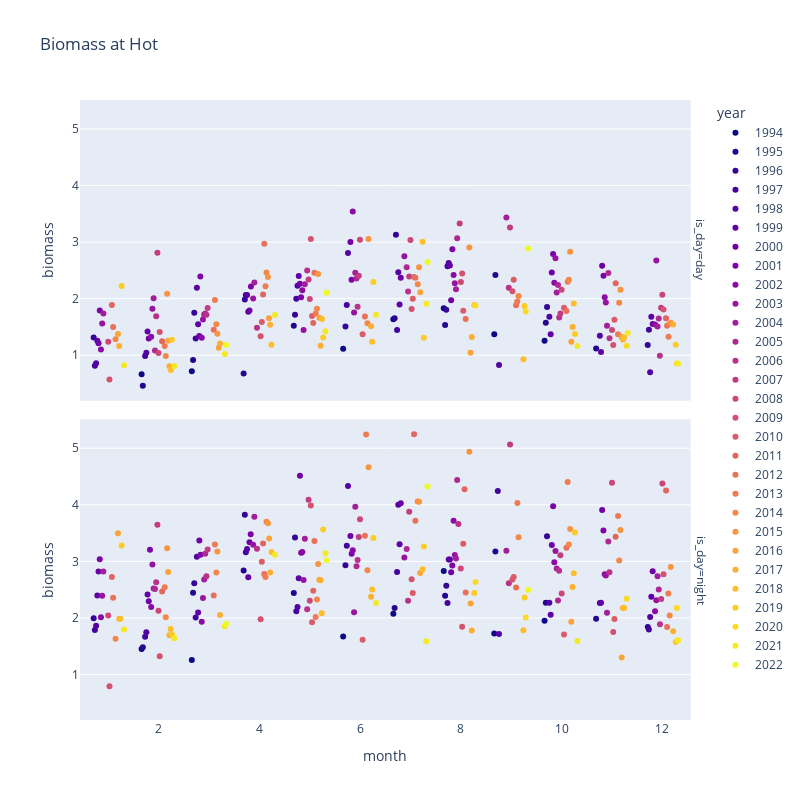

Notebook source saved alongside this figure:
### Code cell
cmap = plt.get_cmap("RdBu_r")
cmap = plt.get_cmap("plasma")
n_colors = data_df.year.unique().size
rgba_colors = [cmap(i / (n_colors - 1)) for i in range(n_colors)]
hex_colors = [mcolors.to_hex(c) for c in rgba_colors]

px.strip(
    data_df,
    x="month",
    y="biomass",
    color="year",
    facet_row="is_day",
    title=f"Biomass at {station}",
    color_discrete_sequence=hex_colors,
).update_layout(height=800, width=800)

### Figure 1 — Plotly figure (JSON) as saved in the notebook; plotly's stock layout.template omitted (floating-point values rounded to 4 significant figures)
{"data": [{"alignmentgroup": "True", "boxpoints": "all", "fillcolor": "rgba(255,255,255,0)", "hoveron": "points", "hovertemplate": "year=1994<br>is_day=day<br>month=%{x}<br>biomass=%{y}<extra></extra>", "legendgroup": "1994", "line": {"color": "rgba(255,255,255,0)"}, "marker": {"color": "#0d0887"}, "name": "1994", "offsetgroup": "1994", "orientation": "v", "pointpos": 0, "showlegend": true, "type": "box", "x": [2, 3, 6, 7, 8, 9, 10], "x0": " ", "xaxis": "x2", "y": [0.6638, 0.7186, 1.116, 1.636, 1.831, 1.371, 1.254], "y0": " ", "yaxis": "y2"}, {"alignmentgroup": "True", "boxpoints": "all", "fillcolor": "rgba(255,255,255,0)", "hoveron": "points", "hovertemplate": "year=1994<br>is_day=night<br>month=%{x}<br>biomass=%{y}<extra></extra>", "legendgroup": "1994", "line": {"color": "rgba(255,255,255,0)"}, "marker": {"color": "#0d0887"}, "name": "1994", "offsetgroup": "1994", "orientation": "v", "pointpos": 0, "showlegend": false, "type": "box", "x": [2, 3, 6, 7, 8, 9, 10], "x0": " ", "xaxis": "x", "y": [1.451, 1.258, 1.672, 2.076, 2.832, 1.725, 1.949], "y0": " ", "yaxis": "y"}, {"alignmentgroup": "True", "boxpoints": "all", "fillcolor": "rgba(255,255,255,0)", "hoveron": "points", "hovertemplate": "year=1995<br>is_day=day<br>month=%{x}<br>biomass=%{y}<extra></extra>", "legendgroup": "1995", "line": {"color": "rgba(255,255,255,0)"}, "marker": {"color": "#240691"}, "name": "1995", "offsetgroup": "1995", "orientation": "v", "pointpos": 0, "showlegend": true, "type": "box", "x": [2, 3, 4, 5, 7, 8, 9, 10, 11], "x0": " ", "xaxis": "x2", "y": [0.4625, 0.9181, 0.6779, 1.519, 1.656, 1.535, 2.418, 1.574, 1.121], "y0": " ", "yaxis": "y2"}, {"alignmentgroup": "True", "boxpoints": "all", "fillcolor": "rgba(255,255,255,0)", "hoveron": "points", "hovertemplate": "year=1995<br>is_day=night<br>month=%{x}<br>biomass=%{y}<extra></extra>", "legendgroup": "1995", "line": {"color": "rgba(255,255,255,0)"}, "marker": {"color": "#240691"}, "name": "1995", "offsetgroup": "1995", "orientation": "v", "pointpos": 0, "showlegend": false, "type": "box", "x": [2, 3, 4, 5, 7, 8, 9, 10, 11], "x0": " ", "xaxis": "x", "y": [1.484, 2.447, 2.838, 2.442, 2.174, 2.394, 3.173, 2.271, 1.986], "y0": " ", "yaxis": "y"}, {"alignmentgroup": "True", "boxpoints": "all", "fillcolor": "rgba(255,255,255,0)", "hoveron": "points", "hovertemplate": "year=1996<br>is_day=day<br>month=%{x}<br>biomass=%{y}<extra></extra>", "legendgroup": "1996", "line": {"color": "rgba(255,255,255,0)"}, "marker": {"color": "#350498"}, "name": "1996", "offsetgroup": "1996", "orientation": "v", "pointpos": 0, "showlegend": true, "type": "box", "x": [1, 3, 4, 5, 6, 7, 8, 10, 12], "x0": " ", "xaxis": "x2", "y": [1.315, 1.751, 1.985, 1.716, 1.509, 3.131, 1.806, 1.851, 1.18], "y0": " ", "yaxis": "y2"}, {"alignmentgroup": "True", "boxpoints": "all", "fillcolor": "rgba(255,255,255,0)", "hoveron": "points", "hovertemplate": "year=1996<br>is_day=night<br>month=%{x}<br>biomass=%{y}<extra></extra>", "legendgroup": "1996", "line": {"color": "rgba(255,255,255,0)"}, "marker": {"color": "#350498"}, "name": "1996", "offsetgroup": "1996", "orientation": "v", "pointpos": 0, "showlegend": false, "type": "box", "x": [1, 3, 4, 5, 6, 8, 10, 12], "x0": " ", "xaxis": "x", "y": [1.994, 2.615, 3.822, 3.423, 2.932, 2.569, 3.446, 1.839], "y0": " ", "yaxis": "y"}, {"alignmentgroup": "True", "boxpoints": "all", "fillcolor": "rgba(255,255,255,0)", "hoveron": "points", "hovertemplate": "year=1997<br>is_day=day<br>month=%{x}<br>biomass=%{y}<extra></extra>", "legendgroup": "1997", "line": {"color": "rgba(255,255,255,0)"}, "marker": {"color": "#44039e"}, "name": "1997", "offsetgroup": "1997", "orientation": "v", "pointpos": 0, "showlegend": true, "type": "box", "x": [1, 2, 3, 4, 5, 6, 7, 8, 12], "x0": " ", "xaxis": "x2", "y": [0.8125, 0.9858, 1.295, 2.067, 1.998, 1.889, 1.447, 2.575, 1.449], "y0": " ", "yaxis": "y2"}, {"alignmentgroup": "True", "boxpoints": "all", "fillcolor": "rgba(255,255,255,0)", "hoveron": "points", "hovertemplate": "year=1997<br>is_day=night<br>month=%{x}<br>biomass=%{y}<extra></extra>", "legendgroup": "1997", "line": {"color": "rgba(255,255,255,0)"}, "marker": {"color": "#44039e"}, "name": "1997", "offsetgroup": "1997", "orientation": "v", "pointpos": 0, "showlegend": false, "type": "box", "x": [1, 2, 3, 4, 5, 6, 7, 8, 9, 12], "x0": " ", "xaxis": "x", "y": [1.789, 1.668, 2.006, 3.161, 2.121, 3.277, 2.814, 2.264, 4.246, 1.795], "y0": " ", "yaxis": "y"}, {"alignmentgroup": "True", "boxpoints": "all", "fillcolor": "rgba(255,255,255,0)", "hoveron": "points", "hovertemplate": "year=1998<br>is_day=day<br>month=%{x}<br>biomass=%{y}<extra></extra>", "legendgroup": "1998", "line": {"color": "rgba(255,255,255,0)"}, "marker": {"color": "#5302a3"}, "name": "1998", "offsetgroup": "1998", "orientation": "v", "pointpos": 0, "showlegend": true, "type": "box", "x": [1, 2, 3, 4, 5, 6, 7, 8, 9, 10, 11, 12], "x0": " ", "xaxis": "x2", "y": [0.8581, 1.043, 2.193, 2.067, 2.227, 2.808, 2.466, 2.629, 0.8276, 1.679, 1.343, 0.7004], "y0": " ", "yaxis": "y2"}, {"alignmentgroup": "True", "boxpoints": "all", "fillcolor": "rgba(255,255,255,0)", "hoveron": "points", "hovertemplate": "year=1998<br>is_day=night<br>month=%{x}<br>biomass=%{y}<extra></extra>", "legendgroup": "1998", "line": {"color": "rgba(255,255,255,0)"}, "marker": {"color": "#5302a3"}, "name": "1998", "offsetgroup": "1998", "orientation": "v", "pointpos": 0, "showlegend": false, "type": "box", "x": [1, 2, 3, 4, 5, 6, 7, 8, 9, 10, 11, 12], "x0": " ", "xaxis": "x", "y": [1.861, 1.749, 3.084, 3.219, 2.196, 4.334, 4.001, 3.033, 1.715, 2.268, 2.263, 2.019], "y0": " ", "yaxis": "y"}, {"alignmentgroup": "True", "boxpoints": "all", "fillcolor": "rgba(255,255,255,0)", "hoveron": "points", "hovertemplate": "year=1999<br>is_day=day<br>month=%{x}<br>biomass=%{y}<extra></extra>", "legendgroup": "1999", "line": {"color": "rgba(255,255,255,0)"}, "marker": {"color": "#6100a7"}, "name": "1999", "offsetgroup": "1999", "orientation": "v", "pointpos": 0, "showlegend": true, "type": "box", "x": [1, 2, 3, 4, 5, 7, 8, 10, 11, 12], "x0": " ", "xaxis": "x2", "y": [1.255, 1.421, 1.549, 1.77, 2.401, 1.897, 2.588, 1.37, 1.059, 1.681], "y0": " ", "yaxis": "y2"}, {"alignmentgroup": "True", "boxpoints": "all", "fillcolor": "rgba(255,255,255,0)", "hoveron": "points", "hovertemplate": "year=1999<br>is_day=night<br>month=%{x}<br>biomass=%{y}<extra></extra>", "legendgroup": "1999", "line": {"color": "rgba(255,255,255,0)"}, "marker": {"color": "#6100a7"}, "name": "1999", "offsetgroup": "1999", "orientation": "v", "pointpos": 0, "showlegend": false, "type": "box", "x": [1, 2, 3, 4, 5, 7, 8, 10, 11, 12], "x0": " ", "xaxis": "x", "y": [2.399, 2.415, 2.098, 2.718, 2.703, 3.303, 3.033, 2.057, 2.27, 2.373], "y0": " ", "yaxis": "y"}, {"alignmentgroup": "True", "boxpoints": "all", "fillcolor": "rgba(255,255,255,0)", "hoveron": "points", "hovertemplate": "year=2000<br>is_day=day<br>month=%{x}<br>biomass=%{y}<extra></extra>", "legendgroup": "2000", "line": {"color": "rgba(255,255,255,0)"}, "marker": {"color": "#6f00a8"}, "name": "2000", "offsetgroup": "2000", "orientation": "v", "pointpos": 0, "showlegend": true, "type": "box", "x": [1, 2, 3, 4, 5, 6, 7, 8, 10, 11, 12], "x0": " ", "xaxis": "x2", "y": [1.213, 1.295, 1.339, 1.789, 2.264, 3.002, 2.37, 1.972, 2.461, 2.58, 1.554], "y0": " ", "yaxis": "y2"}, {"alignmentgroup": "True", "boxpoints": "all", "fillcolor": "rgba(255,255,255,0)", "hoveron": "points", "hovertemplate": "year=2000<br>is_day=night<br>month=%{x}<br>biomass=%{y}<extra></extra>", "legendgroup": "2000", "line": {"color": "rgba(255,255,255,0)"}, "marker": {"color": "#6f00a8"}, "name": "2000", "offsetgroup": "2000", "orientation": "v", "pointpos": 0, "showlegend": false, "type": "box", "x": [1, 2, 3, 4, 5, 6, 7, 8, 10, 11, 12], "x0": " ", "xaxis": "x", "y": [2.823, 2.294, 3.37, 3.338, 4.512, 3.451, 4.029, 2.808, 3.292, 3.907, 2.826], "y0": " ", "yaxis": "y"}, {"alignmentgroup": "True", "boxpoints": "all", "fillcolor": "rgba(255,255,255,0)", "hoveron": "points", "hovertemplate": "year=2001<br>is_day=day<br>month=%{x}<br>biomass=%{y}<extra></extra>", "legendgroup": "2001", "line": {"color": "rgba(255,255,255,0)"}, "marker": {"color": "#7e03a8"}, "name": "2001", "offsetgroup": "2001", "orientation": "v", "pointpos": 0, "showlegend": true, "type": "box", "x": [1, 3, 4, 5, 6, 8, 10, 11], "x0": " ", "xaxis": "x2", "y": [1.791, 2.391, 2.215, 2.026, 2.333, 2.875, 2.788, 2.403], "y0": " ", "yaxis": "y2"}, {"alignmentgroup": "True", "boxpoints": "all", "fillcolor": "rgba(255,255,255,0)", "hoveron": "points", "hovertemplate": "year=2001<br>is_day=night<br>month=%{x}<br>biomass=%{y}<extra></extra>", "legendgroup": "2001", "line": {"color": "rgba(255,255,255,0)"}, "marker": {"color": "#7e03a8"}, "name": "2001", "offsetgroup": "2001", "orientation": "v", "pointpos": 0, "showlegend": false, "type": "box", "x": [1, 2, 3, 4, 5, 6, 8, 10, 11], "x0": " ", "xaxis": "x", "y": [3.036, 3.206, 3.117, 3.478, 3.151, 3.137, 2.927, 3.975, 3.546], "y0": " ", "yaxis": "y"}, {"alignmentgroup": "True", "boxpoints": "all", "fillcolor": "rgba(255,255,255,0)", "hoveron": "points", "hovertemplate": "year=2002<br>is_day=day<br>month=%{x}<br>biomass=%{y}<extra></extra>", "legendgroup": "2002", "line": {"color": "rgba(255,255,255,0)"}, "marker": {"color": "#8b0aa5"}, "name": "2002", "offsetgroup": "2002", "orientation": "v", "pointpos": 0, "showlegend": true, "type": "box", "x": [1, 2, 3, 5, 6, 8, 10, 11, 12], "x0": " ", "xaxis": "x2", "y": [1.103, 1.325, 1.309, 2.149, 3.542, 2.42, 2.283, 2.027, 1.543], "y0": " ", "yaxis": "y2"}, {"alignmentgroup": "True", "boxpoints": "all", "fillcolor": "rgba(255,255,255,0)", "hoveron": "points", "hovertemplate": "year=2002<br>is_day=night<br>month=%{x}<br>biomass=%{y}<extra></extra>", "legendgroup": "2002", "line": {"color": "rgba(255,255,255,0)"}, "marker": {"color": "#8b0aa5"}, "name": "2002", "offsetgroup": "2002", "orientation": "v", "pointpos": 0, "showlegend": false, "type": "box", "x": [1, 2, 3, 5, 6, 8, 10, 11, 12], "x0": " ", "xaxis": "x", "y": [2.013, 2.195, 1.932, 3.166, 3.196, 3.72, 2.984, 2.771, 2.118], "y0": " ", "yaxis": "y"}, {"alignmentgroup": "True", "boxpoints": "all", "fillcolor": "rgba(255,255,255,0)", "hoveron": "points", "hovertemplate": "year=2003<br>is_day=day<br>month=%{x}<br>biomass=%{y}<extra></extra>", "legendgroup": "2003", "line": {"color": "rgba(255,255,255,0)"}, "marker": {"color": "#9814a0"}, "name": "2003", "offsetgroup": "2003", "orientation": "v", "pointpos": 0, "showlegend": true, "type": "box", "x": [1, 2, 3, 4, 5, 6, 7, 8, 10, 11, 12], "x0": " ", "xaxis": "x2", "y": [1.56, 1.82, 1.632, 2.004, 1.448, 1.757, 2.75, 2.271, 2.714, 1.934, 2.677], "y0": " ", "yaxis": "y2"}, {"alignmentgroup": "True", "boxpoints": "all", "fillcolor": "rgba(255,255,255,0)", "hoveron": "points", "hovertemplate": "year=2003<br>is_day=night<br>month=%{x}<br>biomass=%{y}<extra></extra>", "legendgroup": "2003", "line": {"color": "rgba(255,255,255,0)"}, "marker": {"color": "#9814a0"}, "name": "2003", "offsetgroup": "2003", "orientation": "v", "pointpos": 0, "showlegend": false, "type": "box", "x": [1, 2, 3, 4, 5, 6, 7, 8, 10, 11, 12], "x0": " ", "xaxis": "x", "y": [2.392, 2.947, 2.352, 3.295, 2.673, 2.101, 3.071, 3.113, 3.185, 2.751, 2.314], "y0": " ", "yaxis": "y"}, {"alignmentgroup": "True", "boxpoints": "all", "fillcolor": "rgba(255,255,255,0)", "hoveron": "points", "hovertemplate": "year=2004<br>is_day=day<br>month=%{x}<br>biomass=%{y}<extra></extra>", "legendgroup": "2004", "line": {"color": "rgba(255,255,255,0)"}, "marker": {"color": "#a31e9a"}, "name": "2004", "offsetgroup": "2004", "orientation": "v", "pointpos": 0, "showlegend": true, "type": "box", "x": [1, 2, 3, 4, 5, 6, 8, 9, 10, 11, 12], "x0": " ", "xaxis": "x2", "y": [1.737, 2.008, 1.721, 2.285, 2.257, 2.459, 2.165, 3.433, 2.108, 1.523, 1.508], "y0": " ", "yaxis": "y2"}, {"alignmentgroup": "True", "boxpoints": "all", "fillcolor": "rgba(255,255,255,0)", "hoveron": "points", "hovertemplate": "year=2004<br>is_day=night<br>month=%{x}<br>biomass=%{y}<extra></extra>", "legendgroup": "2004", "line": {"color": "rgba(255,255,255,0)"}, "marker": {"color": "#a31e9a"}, "name": "2004", "offsetgroup": "2004", "orientation": "v", "pointpos": 0, "showlegend": false, "type": "box", "x": [1, 2, 3, 4, 5, 6, 8, 9, 10, 11, 12], "x0": " ", "xaxis": "x", "y": [2.821, 2.52, 2.68, 3.788, 3.399, 3.967, 3.051, 3.188, 2.875, 2.09, 2.736], "y0": " ", "yaxis": "y"}, {"alignmentgroup": "True", "boxpoints": "all", "fillcolor": "rgba(255,255,255,0)", "hoveron": "points", "hovertemplate": "year=2005<br>is_day=day<br>month=%{x}<br>biomass=%{y}<extra></extra>", "legendgroup": "2005", "line": {"color": "rgba(255,255,255,0)"}, "marker": {"color": "#ae2892"}, "name": "2005", "offsetgroup": "2005", "orientation": "v", "pointpos": 0, "showlegend": true, "type": "box", "x": [2, 3, 6, 7, 8, 10, 11, 12], "x0": " ", "xaxis": "x2", "y": [1.084, 1.737, 2.355, 2.557, 3.068, 2.242, 2.455, 1.648], "y0": " ", "yaxis": "y2"}, {"alignmentgroup": "True", "boxpoints": "all", "fillcolor": "rgba(255,255,255,0)", "hoveron": "points", "hovertemplate": "year=2005<br>is_day=night<br>month=%{x}<br>biomass=%{y}<extra></extra>", "legendgroup": "2005", "line": {"color": "rgba(255,255,255,0)"}, "marker": {"color": "#ae2892"}, "name": "2005", "offsetgroup": "2005", "orientation": "v", "pointpos": 0, "showlegend": false, "type": "box", "x": [2, 3, 6, 7, 8, 10, 11, 12], "x0": " ", "xaxis": "x", "y": [2.514, 3.136, 2.915, 3.218, 4.44, 2.311, 3.35, 2.503], "y0": " ", "yaxis": "y"}, {"alignmentgroup": "True", "boxpoints": "all", "fillcolor": "rgba(255,255,255,0)", "hoveron": "points", "hovertemplate": "year=2006<br>is_day=day<br>month=%{x}<br>biomass=%{y}<extra></extra>", "legendgroup": "2006", "line": {"color": "rgba(255,255,255,0)"}, "marker": {"color": "#b83289"}, "name": "2006", "offsetgroup": "2006", "orientation": "v", "pointpos": 0, "showlegend": true, "type": "box", "x": [2, 3, 4, 5, 6, 7, 9, 10, 11, 12], "x0": " ", "xaxis": "x2", "y": [1.689, 1.717, 1.485, 2.5, 1.859, 2.125, 2.194, 1.668, 1.3, 0.9922], "y0": " ", "yaxis": "y2"}, {"alignmentgroup": "True", "boxpoints": "all", "fillcolor": "rgba(255,255,255,0)", "hoveron": "points", "hovertemplate": "year=2006<br>is_day=night<br>month=%{x}<br>biomass=%{y}<extra></extra>", "legendgroup": "2006", "line": {"color": "rgba(255,255,255,0)"}, "marker": {"color": "#b83289"}, "name": "2006", "offsetgroup": "2006", "orientation": "v", "pointpos": 0, "showlegend": false, "type": "box", "x": [2, 3, 4, 5, 6, 7, 8, 9, 10, 11, 12], "x0": " ", "xaxis": "x", "y": [2.631, 2.736, 3.223, 2.156, 3.026, 2.303, 3.659, 2.616, 2.833, 2.808, 1.889], "y0": " ", "yaxis": "y"}, {"alignmentgroup": "True", "boxpoints": "all", "fillcolor": "rgba(255,255,255,0)", "hoveron": "points", "hovertemplate": "year=2007<br>is_day=day<br>month=%{x}<br>biomass=%{y}<extra></extra>", "legendgroup": "2007", "line": {"color": "rgba(255,255,255,0)"}, "marker": {"color": "#c23c81"}, "name": "2007", "offsetgroup": "2007", "orientation": "v", "pointpos": 0, "showlegend": true, "type": "box", "x": [2, 3, 5, 6, 7, 8, 9, 10, 12], "x0": " ", "xaxis": "x2", "y": [2.814, 1.837, 2.338, 2.407, 2.39, 3.328, 3.256, 1.738, 1.838], "y0": " ", "yaxis": "y2"}, {"alignmentgroup": "True", "boxpoints": "all", "fillcolor": "rgba(255,255,255,0)", "hoveron": "points", "hovertemplate": "year=2007<br>is_day=night<br>month=%{x}<br>biomass=%{y}<extra></extra>", "legendgroup": "2007", "line": {"color": "rgba(255,255,255,0)"}, "marker": {"color": "#c23c81"}, "name": "2007", "offsetgroup": "2007", "orientation": "v", "pointpos": 0, "showlegend": false, "type": "box", "x": [2, 3, 5, 6, 7, 9, 10, 12], "x0": " ", "xaxis": "x", "y": [3.648, 3.211, 4.092, 3.431, 3.88, 5.066, 3.108, 2.337], "y0": " ", "yaxis": "y"}, {"alignmentgroup": "True", "boxpoints": "all", "fillcolor": "rgba(255,255,255,0)", "hoveron": "points", "hovertemplate": "year=2008<br>is_day=day<br>month=%{x}<br>biomass=%{y}<extra></extra>", "legendgroup": "2008", "line": {"color": "rgba(255,255,255,0)"}, "marker": {"color": "#cc4778"}, "name": "2008", "offsetgroup": "2008", "orientation": "v", "pointpos": 0, "showlegend": true, "type": "box", "x": [1, 2, 5, 6, 7, 8, 10, 11, 12], "x0": " ", "xaxis": "x2", "y": [1.24, 1.041, 1.996, 3.04, 3.035, 2.294, 2.159, 1.448, 2.067], "y0": " ", "yaxis": "y2"}, {"alignmentgroup": "True", "boxpoints": "all", "fillcolor": "rgba(255,255,255,0)", "hoveron": "points", "hovertemplate": "year=2008<br>is_day=night<br>month=%{x}<br>biomass=%{y}<extra></extra>", "legendgroup": "2008", "line": {"color": "rgba(255,255,255,0)"}, "marker": {"color": "#cc4778"}, "name": "2008", "offsetgroup": "2008", "orientation": "v", "pointpos": 0, "showlegend": false, "type": "box", "x": [1, 2, 5, 6, 8, 10, 11, 12], "x0": " ", "xaxis": "x", "y": [2.042, 2.13, 2.306, 3.746, 2.875, 2.433, 4.391, 4.377], "y0": " ", "yaxis": "y"}, {"alignmentgroup": "True", "boxpoints": "all", "fillcolor": "rgba(255,255,255,0)", "hoveron": "points", "hovertemplate": "year=2009<br>is_day=day<br>month=%{x}<br>biomass=%{y}<extra></extra>", "legendgroup": "2009", "line": {"color": "rgba(255,255,255,0)"}, "marker": {"color": "#d45270"}, "name": "2009", "offsetgroup": "2009", "orientation": "v", "pointpos": 0, "showlegend": true, "type": "box", "x": [1, 2, 4, 5, 7, 8, 9, 11, 12], "x0": " ", "xaxis": "x2", "y": [0.5701, 1.412, 1.337, 3.055, 1.817, 2.444, 2.129, 1.181, 1.809], "y0": " ", "yaxis": "y2"}, {"alignmentgroup": "True", "boxpoints": "all", "fillcolor": "rgba(255,255,255,0)", "hoveron": "points", "hovertemplate": "year=2009<br>is_day=night<br>month=%{x}<br>biomass=%{y}<extra></extra>", "legendgroup": "2009", "line": {"color": "rgba(255,255,255,0)"}, "marker": {"color": "#d45270"}, "name": "2009", "offsetgroup": "2009", "orientation": "v", "pointpos": 0, "showlegend": false, "type": "box", "x": [1, 2, 4, 5, 7, 8, 9, 11, 12], "x0": " ", "xaxis": "x", "y": [0.7949, 1.322, 1.976, 3.986, 2.683, 1.845, 2.68, 1.752, 2.773], "y0": " ", "yaxis": "y"}, {"alignmentgroup": "True", "boxpoints": "all", "fillcolor": "rgba(255,255,255,0)", "hoveron": "points", "hovertemplate": "year=2010<br>is_day=day<br>month=%{x}<br>biomass=%{y}<extra></extra>", "legendgroup": "2010", "line": {"color": "rgba(255,255,255,0)"}, "marker": {"color": "#db5c68"}, "name": "2010", "offsetgroup": "2010", "orientation": "v", "pointpos": 0, "showlegend": true, "type": "box", "x": [4, 5, 6, 7, 8, 9, 10, 11], "x0": " ", "xaxis": "x2", "y": [1.586, 1.694, 1.373, 1.997, 1.788, 2.335, 1.841, 1.626], "y0": " ", "yaxis": "y2"}, {"alignmentgroup": "True", "boxpoints": "all", "fillcolor": "rgba(255,255,255,0)", "hoveron": "points", "hovertemplate": "year=2010<br>is_day=night<br>month=%{x}<br>biomass=%{y}<extra></extra>", "legendgroup": "2010", "line": {"color": "rgba(255,255,255,0)"}, "marker": {"color": "#db5c68"}, "name": "2010", "offsetgroup": "2010", "orientation": "v", "pointpos": 0, "showlegend": false, "type": "box", "x": [4, 5, 6, 7, 8, 9, 10, 11], "x0": " ", "xaxis": "x", "y": [2.994, 1.924, 1.616, 2.44, 3.31, 2.725, 1.707, 1.98], "y0": " ", "yaxis": "y"}, {"alignmentgroup": "True", "boxpoints": "all", "fillcolor": "rgba(255,255,255,0)", "hoveron": "points", "hovertemplate": "year=2011<br>is_day=day<br>month=%{x}<br>biomass=%{y}<extra></extra>", "legendgroup": "2011", "line": {"color": "rgba(255,255,255,0)"}, "marker": {"color": "#e26660"}, "name": "2011", "offsetgroup": "2011", "orientation": "v", "pointpos": 0, "showlegend": true, "type": "box", "x": [1, 2, 4, 5, 7, 11, 12], "x0": " ", "xaxis": "x2", "y": [1.889, 1.245, 2.074, 1.569, 2.384, 2.272, 1.654], "y0": " ", "yaxis": "y2"}, {"alignmentgroup": "True", "boxpoints": "all", "fillcolor": "rgba(255,255,255,0)", "hoveron": "points", "hovertemplate": "year=2011<br>is_day=night<br>month=%{x}<br>biomass=%{y}<extra></extra>", "legendgroup": "2011", "line": {"color": "rgba(255,255,255,0)"}, "marker": {"color": "#e26660"}, "name": "2011", "offsetgroup": "2011", "orientation": "v", "pointpos": 0, "showlegend": false, "type": "box", "x": [1, 2, 4, 5, 7, 8, 11, 12], "x0": " ", "xaxis": "x", "y": [2.723, 2.468, 3.316, 2.48, 5.246, 4.275, 3.436, 4.252], "y0": " ", "yaxis": "y"}, {"alignmentgroup": "True", "boxpoints": "all", "fillcolor": "rgba(255,255,255,0)", "hoveron": "points", "hovertemplate": "year=2012<br>is_day=day<br>month=%{x}<br>biomass=%{y}<extra></extra>", "legendgroup": "2012", "line": {"color": "rgba(255,255,255,0)"}, "marker": {"color": "#e97158"}, "name": "2012", "offsetgroup": "2012", "orientation": "v", "pointpos": 0, "showlegend": true, "type": "box", "x": [1, 3, 4, 5, 6, 7, 8, 9, 10, 12], "x0": " ", "xaxis": "x2", "y": [1.498, 1.449, 2.97, 2.456, 1.685, 2.371, 1.639, 1.885, 1.781, 1.522], "y0": " ", "yaxis": "y2"}, {"alignmentgroup": "True", "boxpoints": "all", "fillcolor": "rgba(255,255,255,0)", "hoveron": "points", "hovertemplate": "year=2012<br>is_day=night<br>month=%{x}<br>biomass=%{y}<extra></extra>", "legendgroup": "2012", "line": {"color": "rgba(255,255,255,0)"}, "marker": {"color": "#e97158"}, "name": "2012", "offsetgroup": "2012", "orientation": "v", "pointpos": 0, "showlegend": false, "type": "box", "x": [1, 3, 4, 5, 6, 7, 8, 9, 10, 12], "x0": " ", "xaxis": "x", "y": [2.357, 2.398, 2.779, 3.359, 3.454, 3.718, 2.448, 2.54, 3.242, 1.84], "y0": " ", "yaxis": "y"}, {"alignmentgroup": "True", "boxpoints": "all", "fillcolor": "rgba(255,255,255,0)", "hoveron": "points", "hovertemplate": "year=2013<br>is_day=day<br>month=%{x}<br>biomass=%{y}<extra></extra>", "legendgroup": "2013", "line": {"color": "rgba(255,255,255,0)"}, "marker": {"color": "#ef7c51"}, "name": "2013", "offsetgroup": "2013", "orientation": "v", "pointpos": 0, "showlegend": true, "type": "box", "x": [2, 3, 4, 5, 9, 10, 11, 12], "x0": " ", "xaxis": "x2", "y": [1.162, 1.977, 2.218, 1.74, 1.951, 2.299, 1.373, 1.325], "y0": " ", "yaxis": "y2"}, {"alignmentgroup": "True", "boxpoints": "all", "fillcolor": "rgba(255,255,255,0)", "hoveron": "points", "hovertemplate": "year=2013<br>is_day=night<br>month=%{x}<br>biomass=%{y}<extra></extra>", "legendgroup": "2013", "line": {"color": "rgba(255,255,255,0)"}, "marker": {"color": "#ef7c51"}, "name": "2013", "offsetgroup": "2013", "orientation": "v", "pointpos": 0, "showlegend": false, "type": "box", "x": [2, 3, 4, 5, 6, 9, 10, 11, 12], "x0": " ", "xaxis": "x", "y": [2.541, 3.298, 2.725, 2.016, 5.242, 4.032, 4.404, 3.802, 2.434], "y0": " ", "yaxis": "y"}, {"alignmentgroup": "True", "boxpoints": "all", "fillcolor": "rgba(255,255,255,0)", "hoveron": "points", "hovertemplate": "year=2014<br>is_day=day<br>month=%{x}<br>biomass=%{y}<extra></extra>", "legendgroup": "2014", "line": {"color": "rgba(255,255,255,0)"}, "marker": {"color": "#f48849"}, "name": "2014", "offsetgroup": "2014", "orientation": "v", "pointpos": 0, "showlegend": true, "type": "box", "x": [1, 2, 3, 4, 5, 6, 7, 9, 10, 11, 12], "x0": " ", "xaxis": "x2", "y": [1.281, 0.9884, 1.55, 2.464, 1.822, 1.566, 2.254, 2.046, 2.336, 1.928, 1.556], "y0": " ", "yaxis": "y2"}, {"alignmentgroup": "True", "boxpoints": "all", "fillcolor": "rgba(255,255,255,0)", "hoveron": "points", "hovertemplate": "year=2014<br>is_day=night<br>month=%{x}<br>biomass=%{y}<extra></extra>", "legendgroup": "2014", "line": {"color": "rgba(255,255,255,0)"}, "marker": {"color": "#f48849"}, "name": "2014", "offsetgroup": "2014", "orientation": "v", "pointpos": 0, "showlegend": false, "type": "box", "x": [1, 2, 3, 4, 5, 6, 7, 9, 10, 11, 12], "x0": " ", "xaxis": "x", "y": [1.634, 2.013, 2.805, 3.703, 2.325, 2.846, 4.061, 3.429, 3.298, 3.014, 2.046], "y0": " ", "yaxis": "y"}, {"alignmentgroup": "True", "boxpoints": "all", "fillcolor": "rgba(255,255,255,0)", "hoveron": "points", "hovertemplate": "year=2015<br>is_day=day<br>month=%{x}<br>biomass=%{y}<extra></extra>", "legendgroup": "2015", "line": {"color": "rgba(255,255,255,0)"}, "marker": {"color": "#f89540"}, "name": "2015", "offsetgroup": "2015", "orientation": "v", "pointpos": 0, "showlegend": true, "type": "box", "x": [2, 3, 4, 5, 6, 7, 8, 10, 11, 12], "x0": " ", "xaxis": "x2", "y": [2.086, 1.378, 2.383, 2.435, 3.053, 2.555, 2.903, 2.831, 2.159, 1.572], "y0": " ", "yaxis": "y2"}, {"alignmentgroup": "True", "boxpoints": "all", "fillcolor": "rgba(255,255,255,0)", "hoveron": "points", "hovertemplate": "year=2015<br>is_day=night<br>month=%{x}<br>biomass=%{y}<extra></extra>", "legendgroup": "2015", "line": {"color": "rgba(255,255,255,0)"}, "marker": {"color": "#f89540"}, "name": "2015", "offsetgroup": "2015", "orientation": "v", "pointpos": 0, "showlegend": false, "type": "box", "x": [2, 3, 4, 5, 6, 7, 8, 10, 11, 12], "x0": " ", "xaxis": "x", "y": [3.231, 3.176, 3.674, 2.954, 4.664, 4.053, 4.94, 3.574, 3.555, 2.9], "y0": " ", "yaxis": "y"}, {"alignmentgroup": "True", "boxpoints": "all", "fillcolor": "rgba(255,255,255,0)", "hoveron": "points", "hovertemplate": "year=2016<br>is_day=day<br>month=%{x}<br>biomass=%{y}<extra></extra>", "legendgroup": "2016", "line": {"color": "rgba(255,255,255,0)"}, "marker": {"color": "#fba238"}, "name": "2016", "offsetgroup": "2016", "orientation": "v", "pointpos": 0, "showlegend": true, "type": "box", "x": [1, 2, 3, 4, 5, 7, 8, 10, 11], "x0": " ", "xaxis": "x2", "y": [1.377, 1.255, 1.134, 1.656, 1.663, 2.116, 1.043, 1.239, 1.322], "y0": " ", "yaxis": "y2"}, {"alignmentgroup": "True", "boxpoints": "all", "fillcolor": "rgba(255,255,255,0)", "hoveron": "points", "hovertemplate": "year=2016<br>is_day=night<br>month=%{x}<br>biomass=%{y}<extra></extra>", "legendgroup": "2016", "line": {"color": "rgba(255,255,255,0)"}, "marker": {"color": "#fba238"}, "name": "2016", "offsetgroup": "2016", "orientation": "v", "pointpos": 0, "showlegend": false, "type": "box", "x": [1, 2, 4, 5, 7, 8, 10, 11], "x0": " ", "xaxis": "x", "y": [3.496, 2.812, 3.406, 2.676, 2.796, 2.258, 1.933, 1.302], "y0": " ", "yaxis": "y"}, {"alignmentgroup": "True", "boxpoints": "all", "fillcolor": "rgba(255,255,255,0)", "hoveron": "points", "hovertemplate": "year=2017<br>is_day=day<br>month=%{x}<br>biomass=%{y}<extra></extra>", "legendgroup": "2017", "line": {"color": "rgba(255,255,255,0)"}, "marker": {"color": "#fdaf31"}, "name": "2017", "offsetgroup": "2017", "orientation": "v", "pointpos": 0, "showlegend": true, "type": "box", "x": [1, 2, 3, 4, 5, 6, 8, 10, 11, 12], "x0": " ", "xaxis": "x2", "y": [1.163, 0.8053, 1.208, 1.538, 1.169, 1.513, 1.323, 1.499, 1.28, 1.545], "y0": " ", "yaxis": "y2"}, {"alignmentgroup": "True", "boxpoints": "all", "fillcolor": "rgba(255,255,255,0)", "hoveron": "points", "hovertemplate": "year=2017<br>is_day=night<br>month=%{x}<br>biomass=%{y}<extra></extra>", "legendgroup": "2017", "line": {"color": "rgba(255,255,255,0)"}, "marker": {"color": "#fdaf31"}, "name": "2017", "offsetgroup": "2017", "orientation": "v", "pointpos": 0, "showlegend": false, "type": "box", "x": [1, 2, 3, 4, 5, 6, 8, 10, 11, 12], "x0": " ", "xaxis": "x", "y": [1.987, 1.695, 2.052, 2.806, 2.665, 2.374, 1.78, 2.549, 2.175, 1.767], "y0": " ", "yaxis": "y"}, {"alignmentgroup": "True", "boxpoints": "all", "fillcolor": "rgba(255,255,255,0)", "hoveron": "points", "hovertemplate": "year=2018<br>is_day=day<br>month=%{x}<br>biomass=%{y}<extra></extra>", "legendgroup": "2018", "line": {"color": "rgba(255,255,255,0)"}, "marker": {"color": "#febd2a"}, "name": "2018", "offsetgroup": "2018", "orientation": "v", "pointpos": 0, "showlegend": true, "type": "box", "x": [2, 4, 5, 6, 7, 9, 10, 11], "x0": " ", "xaxis": "x2", "y": [0.7385, 1.186, 1.639, 1.238, 3.005, 0.931, 1.913, 1.312], "y0": " ", "yaxis": "y2"}, {"alignmentgroup": "True", "boxpoints": "all", "fillcolor": "rgba(255,255,255,0)", "hoveron": "points", "hovertemplate": "year=2018<br>is_day=night<br>month=%{x}<br>biomass=%{y}<extra></extra>", "legendgroup": "2018", "line": {"color": "rgba(255,255,255,0)"}, "marker": {"color": "#febd2a"}, "name": "2018", "offsetgroup": "2018", "orientation": "v", "pointpos": 0, "showlegend": false, "type": "box", "x": [1, 2, 4, 5, 6, 7, 9, 10, 11], "x0": " ", "xaxis": "x", "y": [1.987, 1.807, 3.167, 2.082, 2.502, 2.862, 1.784, 2.789, 2.175], "y0": " ", "yaxis": "y"}, {"alignmentgroup": "True", "boxpoints": "all", "fillcolor": "rgba(255,255,255,0)", "hoveron": "points", "hovertemplate": "year=2019<br>is_day=day<br>month=%{x}<br>biomass=%{y}<extra></extra>", "legendgroup": "2019", "line": {"color": "rgba(255,255,255,0)"}, "marker": {"color": "#fdcb26"}, "name": "2019", "offsetgroup": "2019", "orientation": "v", "pointpos": 0, "showlegend": true, "type": "box", "x": [1, 2, 5, 6, 7, 8, 9, 10, 12], "x0": " ", "xaxis": "x2", "y": [2.224, 1.276, 1.312, 2.294, 1.31, 1.89, 1.871, 1.375, 1.187], "y0": " ", "yaxis": "y2"}, {"alignmentgroup": "True", "boxpoints": "all", "fillcolor": "rgba(255,255,255,0)", "hoveron": "points", "hovertemplate": "year=2019<br>is_day=night<br>month=%{x}<br>biomass=%{y}<extra></extra>", "legendgroup": "2019", "line": {"color": "rgba(255,255,255,0)"}, "marker": {"color": "#fdcb26"}, "name": "2019", "offsetgroup": "2019", "orientation": "v", "pointpos": 0, "showlegend": false, "type": "box", "x": [1, 2, 5, 6, 7, 8, 9, 10, 12], "x0": " ", "xaxis": "x", "y": [3.28, 1.713, 3.564, 3.416, 3.262, 2.441, 2.36, 3.511, 1.574], "y0": " ", "yaxis": "y"}, {"alignmentgroup": "True", "boxpoints": "all", "fillcolor": "rgba(255,255,255,0)", "hoveron": "points", "hovertemplate": "year=2020<br>is_day=day<br>month=%{x}<br>biomass=%{y}<extra></extra>", "legendgroup": "2020", "line": {"color": "rgba(255,255,255,0)"}, "marker": {"color": "#fada24"}, "name": "2020", "offsetgroup": "2020", "orientation": "v", "pointpos": 0, "showlegend": true, "type": "box", "x": [8, 9, 11, 12], "x0": " ", "xaxis": "x2", "y": [1.88, 1.772, 1.17, 0.8529], "y0": " ", "yaxis": "y2"}, {"alignmentgroup": "True", "boxpoints": "all", "fillcolor": "rgba(255,255,255,0)", "hoveron": "points", "hovertemplate": "year=2020<br>is_day=night<br>month=%{x}<br>biomass=%{y}<extra></extra>", "legendgroup": "2020", "line": {"color": "rgba(255,255,255,0)"}, "marker": {"color": "#fada24"}, "name": "2020", "offsetgroup": "2020", "orientation": "v", "pointpos": 0, "showlegend": false, "type": "box", "x": [8, 9, 11, 12], "x0": " ", "xaxis": "x", "y": [2.634, 2.01, 2.341, 2.177], "y0": " ", "yaxis": "y"}, {"alignmentgroup": "True", "boxpoints": "all", "fillcolor": "rgba(255,255,255,0)", "hoveron": "points", "hovertemplate": "year=2021<br>is_day=day<br>month=%{x}<br>biomass=%{y}<extra></extra>", "legendgroup": "2021", "line": {"color": "rgba(255,255,255,0)"}, "marker": {"color": "#f5e926"}, "name": "2021", "offsetgroup": "2021", "orientation": "v", "pointpos": 0, "showlegend": true, "type": "box", "x": [1, 2, 3, 4, 5, 6, 7, 10, 11, 12], "x0": " ", "xaxis": "x2", "y": [0.8243, 0.8099, 1.022, 1.71, 1.424, 1.714, 1.912, 1.164, 1.391, 0.8545], "y0": " ", "yaxis": "y2"}, {"alignmentgroup": "True", "boxpoints": "all", "fillcolor": "rgba(255,255,255,0)", "hoveron": "points", "hovertemplate": "year=2021<br>is_day=night<br>month=%{x}<br>biomass=%{y}<extra></extra>", "legendgroup": "2021", "line": {"color": "rgba(255,255,255,0)"}, "marker": {"color": "#f5e926"}, "name": "2021", "offsetgroup": "2021", "orientation": "v", "pointpos": 0, "showlegend": false, "type": "box", "x": [1, 2, 3, 4, 5, 6, 7, 10, 12], "x0": " ", "xaxis": "x", "y": [1.798, 1.644, 1.853, 3.119, 3.143, 2.264, 1.59, 1.593, 1.606], "y0": " ", "yaxis": "y"}, {"alignmentgroup": "True", "boxpoints": "all", "fillcolor": "rgba(255,255,255,0)", "hoveron": "points", "hovertemplate": "year=2022<br>is_day=day<br>month=%{x}<br>biomass=%{y}<extra></extra>", "legendgroup": "2022", "line": {"color": "rgba(255,255,255,0)"}, "marker": {"color": "#f0f921"}, "name": "2022", "offsetgroup": "2022", "orientation": "v", "pointpos": 0, "showlegend": true, "type": "box", "x": [3, 5, 7, 9], "x0": " ", "xaxis": "x2", "y": [1.182, 2.107, 2.646, 2.886], "y0": " ", "yaxis": "y2"}, {"alignmentgroup": "True", "boxpoints": "all", "fillcolor": "rgba(255,255,255,0)", "hoveron": "points", "hovertemplate": "year=2022<br>is_day=night<br>month=%{x}<br>biomass=%{y}<extra></extra>", "legendgroup": "2022", "line": {"color": "rgba(255,255,255,0)"}, "marker": {"color": "#f0f921"}, "name": "2022", "offsetgroup": "2022", "orientation": "v", "pointpos": 0, "showlegend": false, "type": "box", "x": [3, 5, 7, 9], "x0": " ", "xaxis": "x", "y": [1.897, 3.021, 4.322, 2.494], "y0": " ", "yaxis": "y"}], "layout": {"annotations": [{"font": {}, "showarrow": false, "text": "is_day=night", "textangle": 90, "x": 0.98, "xanchor": "left", "xref": "paper", "y": 0.2425, "yanchor": "middle", "yref": "paper"}, {"font": {}, "showarrow": false, "text": "is_day=day", "textangle": 90, "x": 0.98, "xanchor": "left", "xref": "paper", "y": 0.7575, "yanchor": "middle", "yref": "paper"}], "boxmode": "group", "height": 800, "legend": {"title": {"text": "year"}, "tracegroupgap": 0}, "title": {"text": "Biomass at Hot"}, "width": 800, "xaxis": {"anchor": "y", "domain": [0, 0.98], "title": {"text": "month"}}, "xaxis2": {"anchor": "y2", "domain": [0, 0.98], "matches": "x", "showticklabels": false}, "yaxis": {"anchor": "x", "domain": [0, 0.485], "title": {"text": "biomass"}}, "yaxis2": {"anchor": "x2", "domain": [0.515, 1], "matches": "y", "title": {"text": "biomass"}}}}
